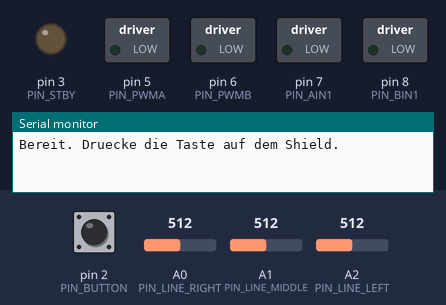
A sketch run on a simulated Arduino Uno, built with avr-gcc and run on an emulated ATmega328P. On the bench: switched loads named in the sketch (green lamp = pin HIGH), output pins drawn as LEDs (lit = HIGH), the last lines printed to the serial monitor. Inputs (shaded band) come from the test bench; at power-on: pin 2 (PIN_BUTTON) HIGH, A0 (PIN_LINE_RIGHT) = 512, A2 (PIN_LINE_LEFT) = 512, A1 (PIN_LINE_MIDDLE) = 512.

Above: at 0.8 s.
0.9 s: pin 2 (PIN_BUTTON) pulled LOW for 0.15 s
3.5 s: A0 (PIN_LINE_RIGHT) set to 589
5.5 s: A0 (PIN_LINE_RIGHT) set to 613
At 6.0 s:
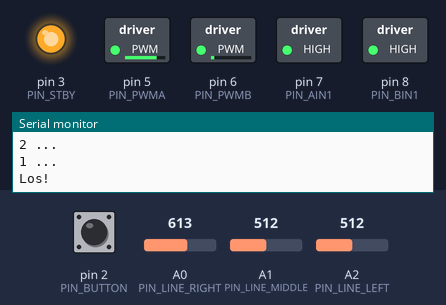
7.0 s: A2 (PIN_LINE_LEFT) set to 588
8.5 s: A2 (PIN_LINE_LEFT) set to 618
At 9.7 s:
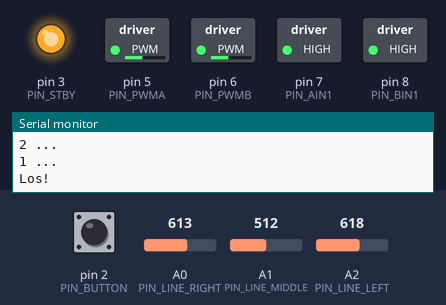
10.0 s: A1 (PIN_LINE_MIDDLE) set to 586
11.5 s: A1 (PIN_LINE_MIDDLE) set to 610
At 11.8 s:
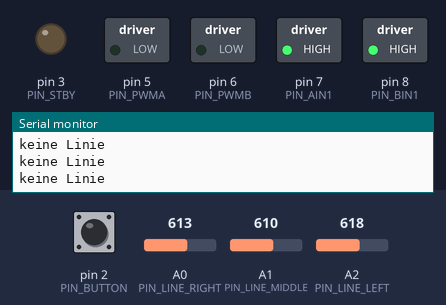
Timing chart, 0 to 14.0 s (numbered marks = the images above; inputs shaded):
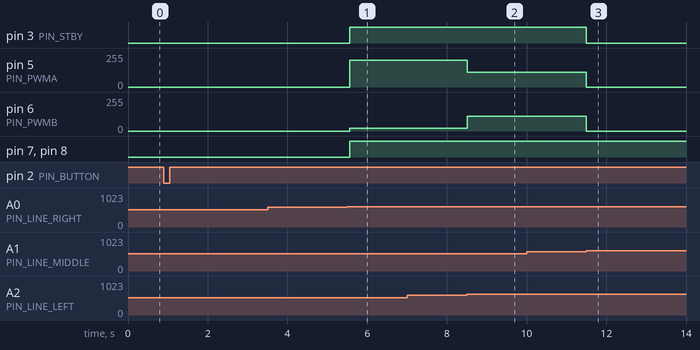

Measured:
- the behaviour switches between 599 and 600 on A0 (PIN_LINE_RIGHT) (found by bisection; images 0 and 1)
- the behaviour switches between 599 and 600 on A2 (PIN_LINE_LEFT) (found by bisection; images 1 and 2)
- the behaviour switches between 599 and 600 on A1 (PIN_LINE_MIDDLE) (found by bisection; images 2 and 3)
- after the input at 5.5 s, pin 3 (PIN_STBY), pin 7 (PIN_AIN1), pin 8 (PIN_BIN1): LOW → HIGH after 0.07 s; pin 5 (PIN_PWMA): 0/255 → 200/255 after 0.07 s; pin 6 (PIN_PWMB): 0/255 → 20/255 after 0.07 s
- after the input at 7.0 s, every drawn part: stays the same
- after the input at 8.5 s, pin 5 (PIN_PWMA): 200/255 → 110/255 at once; pin 6 (PIN_PWMB): 20/255 → 110/255 at once
- after the input at 10.0 s, every drawn part: stays the same
- after the input at 11.5 s, pin 3 (PIN_STBY): HIGH → LOW at once; pin 5 (PIN_PWMA), pin 6 (PIN_PWMB): 110/255 → 0/255 at once

The sketch:

056_line_follow_solution.ino
```cpp
// Beispiel 056 - Der Linie folgen
// Kapitel 4, Loesung: Der Linie folgen.
const uint8_t PIN_PWMA = 5;    // rechter Motor: Geschwindigkeit
const uint8_t PIN_PWMB = 6;    // linker Motor: Geschwindigkeit
const uint8_t PIN_AIN1 = 7;    // rechter Motor: Richtung
const uint8_t PIN_BIN1 = 8;    // linker Motor: Richtung
const uint8_t PIN_STBY = 3;    // Motortreiber ein/aus
const uint8_t PIN_BUTTON = 2;  // Taste auf dem Shield
const uint8_t PIN_LINE_LEFT = A2;  // Linien-Sensor links
const uint8_t PIN_LINE_MIDDLE = A1;  // Linien-Sensor Mitte
const uint8_t PIN_LINE_RIGHT = A0;  // Linien-Sensor rechts
const int LINE_THRESHOLD = 600;  // kleiner: schwarz
const int BASE_SPEED = 110;      // Grundtempo, 110 von 255
const int STEER_GAIN = 90;       // Lenkstaerke pro Fehlerschritt

void stopMotors() {
  analogWrite(PIN_PWMA, 0);
  analogWrite(PIN_PWMB, 0);
  digitalWrite(PIN_STBY, LOW);
}

void drive(int leftSpeed, int rightSpeed) {
  leftSpeed = constrain(leftSpeed, -255, 255);
  rightSpeed = constrain(rightSpeed, -255, 255);
  digitalWrite(PIN_BIN1, leftSpeed >= 0);
  digitalWrite(PIN_AIN1, rightSpeed >= 0);
  analogWrite(PIN_PWMB, abs(leftSpeed));
  analogWrite(PIN_PWMA, abs(rightSpeed));
  digitalWrite(PIN_STBY, HIGH);
}
bool buttonPressed() {
  if (digitalRead(PIN_BUTTON) == LOW) {
    delay(30);  // Prellen ignorieren
    return digitalRead(PIN_BUTTON) == LOW;
  }
  return false;
}

void waitForStart() {
  Serial.println(F("Bereit. Druecke die Taste auf dem Shield."));
  while (!buttonPressed()) {
    delay(20);
  }
  while (buttonPressed()) {
    delay(20);
  }
  for (int i = 3; i > 0; i--) {
    Serial.print(i);
    Serial.println(F(" ..."));
    delay(1000);
  }
  Serial.println(F("Los!"));
}

bool onBlack(uint8_t pin) {
  return analogRead(pin) < LINE_THRESHOLD;
}
void setup() {
  Serial.begin(9600);
  pinMode(PIN_PWMA, OUTPUT);
  pinMode(PIN_PWMB, OUTPUT);
  pinMode(PIN_AIN1, OUTPUT);
  pinMode(PIN_BIN1, OUTPUT);
  pinMode(PIN_STBY, OUTPUT);
  pinMode(PIN_BUTTON, INPUT_PULLUP);
  pinMode(PIN_LINE_LEFT, INPUT);
  pinMode(PIN_LINE_MIDDLE, INPUT);
  pinMode(PIN_LINE_RIGHT, INPUT);
  stopMotors();
  waitForStart();
}

void loop() {
  bool onLeft = onBlack(PIN_LINE_LEFT);
  bool onMiddle = onBlack(PIN_LINE_MIDDLE);
  bool onRight = onBlack(PIN_LINE_RIGHT);
  if (!onLeft && !onMiddle && !onRight) {
    stopMotors();  // alle weiss: Linie zu Ende
    Serial.println(F("keine Linie"));
    delay(100);
    return;
  }
  if (onLeft && onMiddle && onRight) {
    stopMotors();  // breite Linie oder Querlinie
    delay(100);
    return;
  }
  int error = 0;
  if (onLeft) {
    error = -1;
  } else if (onRight) {
    error = 1;
  }
  int steer = error * STEER_GAIN;
  drive(BASE_SPEED + steer, BASE_SPEED - steer);
  delay(10);
}
```
